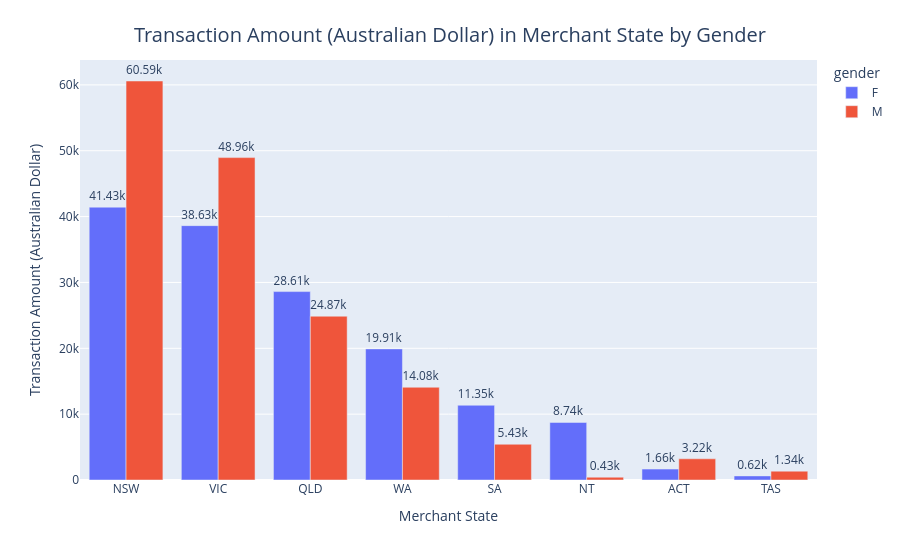

Notebook cell for this chart:
### Code cell
df_grp_gender_by_state = df_cleaned.groupby(by=['merchant_state', 'gender'])[['amount']].sum().reset_index()
order = df_cleaned.groupby(by=['merchant_state'])[['amount']].sum().sort_values(by='amount',ascending=False).index
df_grp_gender_by_state['merchant_state'] = pd.Categorical(df_grp_gender_by_state['merchant_state'],order)
df_grp_gender_by_state = df_grp_gender_by_state.groupby(by=['merchant_state', 'gender']).sum().reset_index()

fig = px.bar(data_frame=df_grp_gender_by_state,
       x='merchant_state', y='amount', color='gender',
       barmode='group', text=df_grp_gender_by_state.amount.apply(lambda x : str(round(x/1000,2))+'k'))

fig.update_traces(textposition='outside')
fig.update_xaxes(title='Merchant State') 
fig.update_yaxes(title='Transaction Amount (Australian Dollar)')
fig.update_layout(title=dict(text = "Transaction Amount (Australian Dollar) in Merchant State by Gender", 
                             x=0.5, y=0.95),
                    title_font_size=20,)
fig.show()

### Figure 1 — Plotly figure (JSON) as saved in the notebook; plotly's stock layout.template omitted (floating-point values rounded to 4 significant figures)
{"data": [{"alignmentgroup": "True", "hovertemplate": "gender=F<br>merchant_state=%{x}<br>amount=%{y}<br>text=%{text}<extra></extra>", "legendgroup": "F", "marker": {"color": "#636efa", "pattern": {"shape": ""}}, "name": "F", "offsetgroup": "F", "orientation": "v", "showlegend": true, "text": ["41.43k", "38.63k", "28.61k", "19.91k", "11.35k", "8.74k", "1.66k", "0.62k"], "textposition": "outside", "type": "bar", "x": ["NSW", "VIC", "QLD", "WA", "SA", "NT", "ACT", "TAS"], "xaxis": "x", "y": [41430.0, 38630.0, 28610.0, 19910.0, 11350.0, 8741.0, 1657.0, 622.7], "yaxis": "y"}, {"alignmentgroup": "True", "hovertemplate": "gender=M<br>merchant_state=%{x}<br>amount=%{y}<br>text=%{text}<extra></extra>", "legendgroup": "M", "marker": {"color": "#EF553B", "pattern": {"shape": ""}}, "name": "M", "offsetgroup": "M", "orientation": "v", "showlegend": true, "text": ["60.59k", "48.96k", "24.87k", "14.08k", "5.43k", "0.43k", "3.22k", "1.34k"], "textposition": "outside", "type": "bar", "x": ["NSW", "VIC", "QLD", "WA", "SA", "NT", "ACT", "TAS"], "xaxis": "x", "y": [60590.0, 48960.0, 24870.0, 14080.0, 5427.0, 427.5, 3219.0, 1340.0], "yaxis": "y"}], "layout": {"barmode": "group", "legend": {"title": {"text": "gender"}, "tracegroupgap": 0}, "margin": {"t": 60}, "title": {"font": {"size": 20}, "text": "Transaction Amount (Australian Dollar) in Merchant State by Gender", "x": 0.5, "y": 0.95}, "xaxis": {"anchor": "y", "domain": [0, 1], "title": {"text": "Merchant State"}}, "yaxis": {"anchor": "x", "domain": [0, 1], "title": {"text": "Transaction Amount (Australian Dollar)"}}}}
